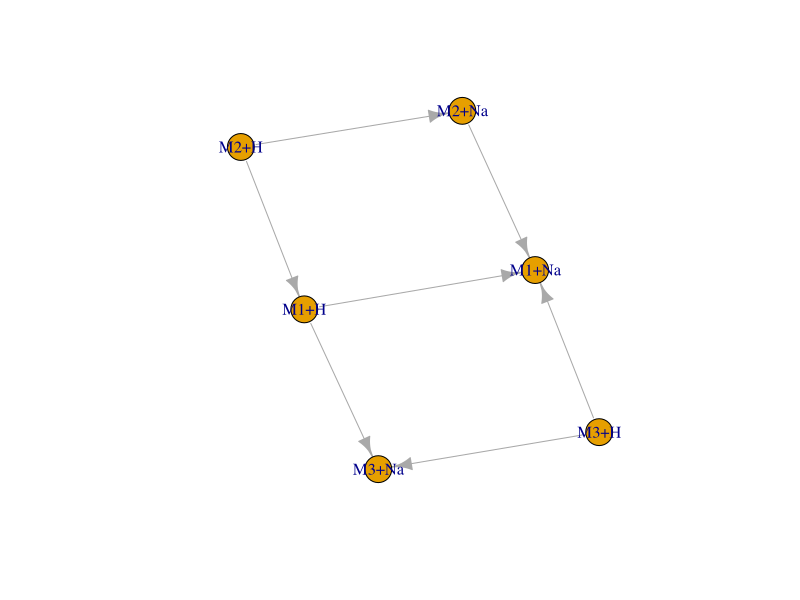
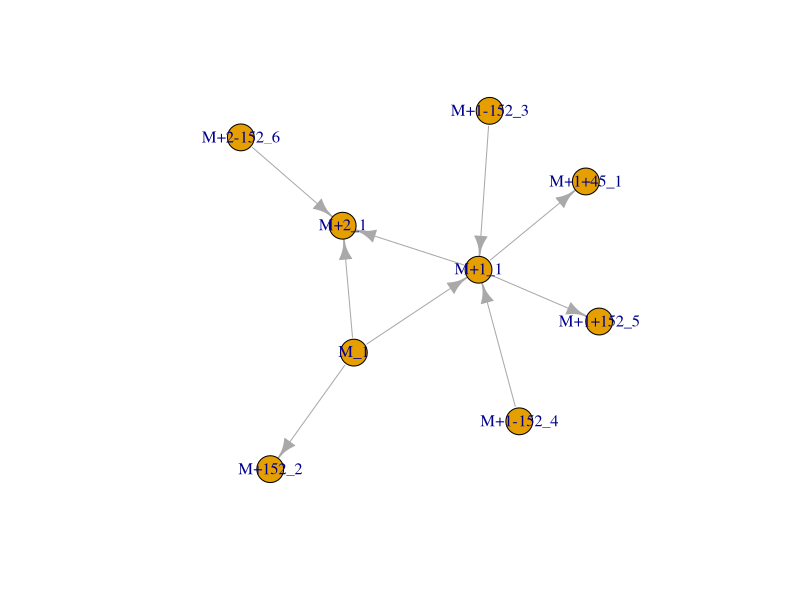
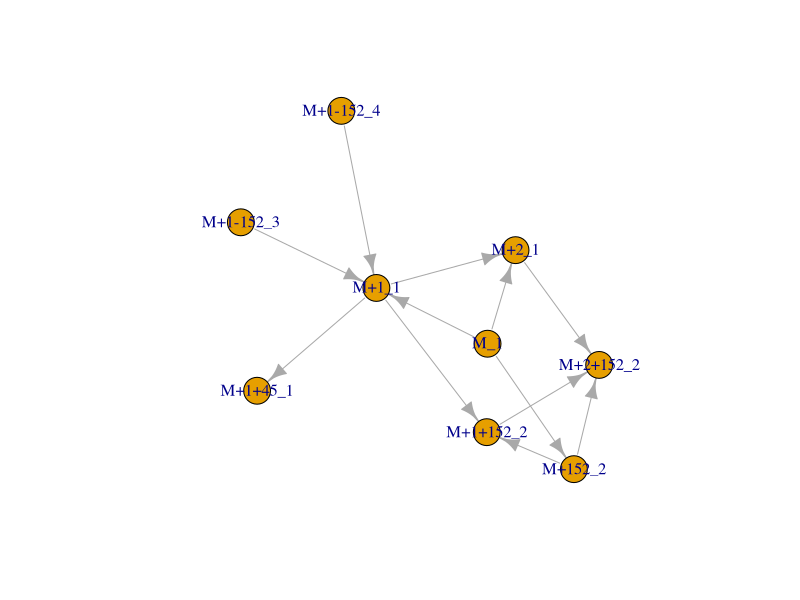
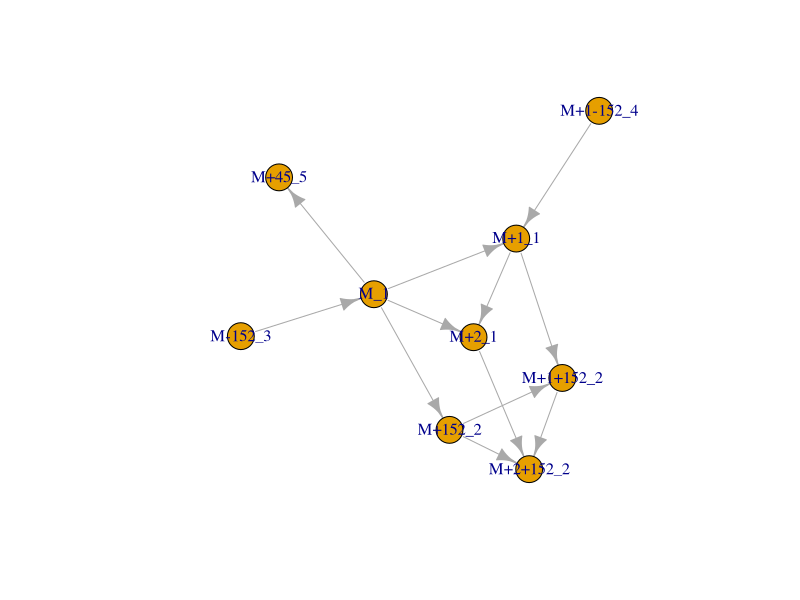
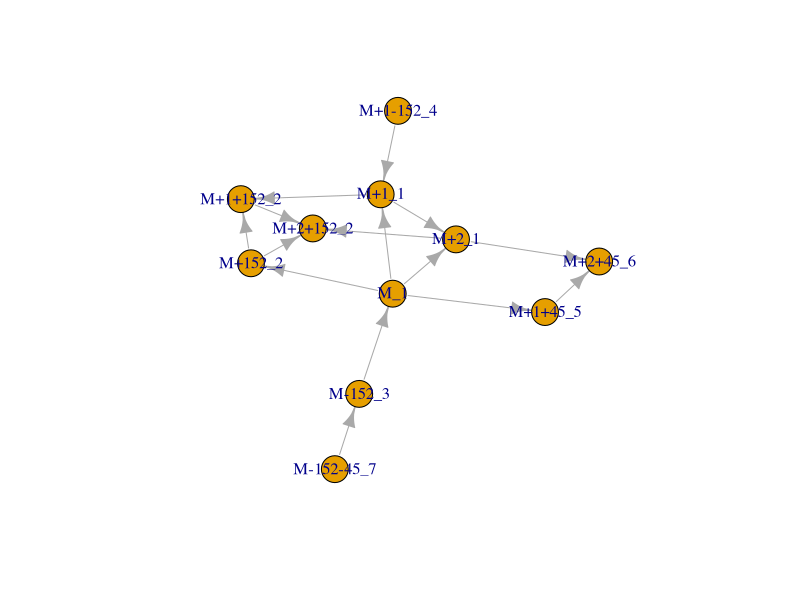
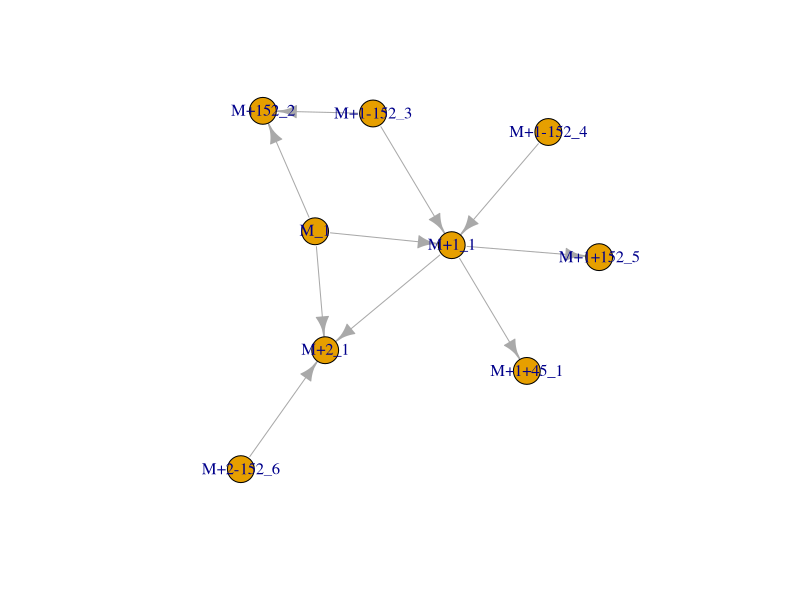

R code for these plots, in order: (Note: this script raises an error after producing the figures.)
## load igraph for visualization
library(igraph)

# define test examples
## example 1
mat_1 <- matrix(c(
    c(0, 1, 0, 0, 0, 1), ## M1+H
    c(0, 0, 0, 0, 0, 0), ## M1+Na
    c(1, 0, 0, 1, 0, 0), ## M2+H
    c(0, 1, 0, 0, 0, 0), ## M2+Na
    c(0, 1, 0, 0, 0, 1), ## M3+H
    c(0, 0, 0, 0, 0, 0)), ## M3+Na
    byrow = TRUE, ncol = 6, nrow = 6)
mat_1_transf <- matrix(c(
    c("",              "adduct_Na",     "", "",          "", "transf_gluc_F"), ## M1+H
    c("",              "",              "", "",          "", ""), ## M1+Na
    c("transf_gluc_T", "",              "", "adduct_Na", "", ""), ## M2+H
    c("",              "transf_gluc_T", "", "",          "", ""), ## M2+Na
    c("",              "transf_gluc_F", "",              "", "", "adduct_Na"), ## M3+H
    c("",              "",              "", "",          "", "")), ## M3+Na
    byrow = TRUE, ncol = 6, nrow = 6)
colnames(mat_1) <- c("M1+H", "M1+Na", "M2+H", "M2+Na", "M3+H", "M3+Na")
rownames(mat_1) <- colnames(mat_1)
rownames(mat_1_transf) <- colnames(mat_1_transf) <- colnames(mat_1)

net_mat_1 <- graph_from_adjacency_matrix(mat_1, mode = "directed")
plot(net_mat_1)

## example 2
mat_2 <- matrix(c(
    c(0, 1, 1, 0, 1, 0, 0, 0, 0), ## "M_1"
    c(0, 0, 1, 1, 0, 0, 0, 1, 0), ## "M+1_1"
    c(0, 0, 0, 0, 0, 0, 0, 0, 0), ## "M+2_1"
    c(0, 0, 0, 0, 0, 0, 0, 0, 0), ## "M+1+45_1"
    c(0, 0, 0, 0, 0, 0, 0, 0, 0), ## "M+152_2"
    c(0, 1, 0, 0, 0, 0, 0, 0, 0), ## "M+1-152_3"
    c(0, 1, 0, 0, 0, 0, 0, 0, 0), ## "M+1-152_4"
    c(0, 0, 0, 0, 0, 0, 0, 0, 0), ##"M+1+152_5"
    c(0, 0, 1, 0, 0, 0, 0, 0, 0)), ## "M+2-152_6"
    byrow = TRUE, ncol = 9, nrow = 9)
mat_2_transf <- matrix(c(
    c("", "adduct_isotopic+1", "adduct_isotopic+2", "",          "transf_152", "", "", "",           ""), ## "M_1"
    c("", "",                  "adduct_isotopic+1", "transf_45", "",           "", "", "transf_152", ""), ## "M+1_1"
    c("", "",                  "",                  "",          "",           "", "", "",           ""), ## "M+2_1"
    c("", "",                  "",                  "",          "",           "", "", "",           ""), ## "M+1+45_1"
    c("", "",                  "",                  "",          "",           "", "", "",           ""), ## "M+152_2"
    c("", "transf_152",        "",                  "",          "",           "", "", "",           ""), ## "M+1-152_3"
    c("", "transf_152",        "",                  "",          "",           "", "", "",           ""), ## "M+1-152_4"
    c("", "",                  "",                  "",          "",           "", "", "",           ""), ##"M+1+152_5"
    c("", "",                  "transf_152",        "",          "",           "", "", "",           "")), ## "M+2-152_6"
    byrow = TRUE, ncol = 9, nrow = 9)
colnames(mat_2) <- c("M_1", "M+1_1", "M+2_1", "M+1+45_1", "M+152_2", "M+1-152_3", "M+1-152_4", "M+1+152_5", "M+2-152_6")
rownames(mat_2) <- colnames(mat_2)
colnames(mat_2_transf) <- rownames(mat_2_transf) <- colnames(mat_2)
net_mat_2 <- graph_from_adjacency_matrix(mat_2, mode = "directed")
plot(net_mat_2)

## example 3 
mat_3 <- matrix(c(c(0, 1, 1, 0, 1, 0, 0, 0, 0), ## "M_1"
                  c(0, 0, 1, 1, 0, 0, 0, 1, 0), ## "M+1_1"
                  c(0, 0, 0, 0, 0, 0, 0, 0, 1), ## "M+2_1"
                  c(0, 0, 0, 0, 0, 0, 0, 0, 0), ## "M+1+45_1"
                  c(0, 0, 0, 0, 0, 0, 0, 1, 1), ## "M+152_2"
                  c(0, 1, 0, 0, 0, 0, 0, 0, 0), ## "M+1-152_3"
                  c(0, 1, 0, 0, 0, 0, 0, 0, 0), ## "M+1-152_4"
                  c(0, 0, 0, 0, 0, 0, 0, 0, 1), ##"M+1+152_2"
                  c(0, 0, 0, 0, 0, 0, 0, 0, 0)), ## "M+2_2"
                byrow = TRUE, ncol = 9, nrow = 9)
mat_3_transf <- matrix(c(
    c("", "adduct_isotopic+1", "adduct_isotopic+2", "",          "transf_152", "", "", "",           ""), ## "M_1"
    c("", "",                  "adduct_isotopic+1", "transf_45", "",           "", "", "transf_152", ""), ## "M+1_1"
    c("", "",                  "",                  "",          "",           "", "", "",           "transf_152"), ## "M+2_1"
    c("", "",                  "",                  "",          "",           "", "", "",           ""), ## "M+1+45_1"
    c("", "",                  "",                  "",          "",           "", "", "adduct_isotopic+1", "adduct_isotopic+2"), ## "M+152_2"
    c("", "transf_152",        "",                  "",          "",           "", "", "",           ""), ## "M+1-152_3"
    c("", "transf_152",        "",                  "",          "",           "", "", "",           ""), ## "M+1-152_4"
    c("", "",                  "",                  "",          "",           "", "", "",           "adduct_isotopic+1"), ##"M+1+152_2"
    c("", "",                  "",                  "",          "",           "", "", "",           "")), ## "M+2+152_2"
    byrow = TRUE, ncol = 9, nrow = 9)
colnames(mat_3) <- c("M_1", "M+1_1", "M+2_1", "M+1+45_1", "M+152_2", "M+1-152_3", "M+1-152_4", "M+1+152_2", "M+2+152_2")
rownames(mat_3) <- colnames(mat_3)
colnames(mat_3_transf) <- rownames(mat_3_transf) <- colnames(mat_3)
net_mat_3 <- graph_from_adjacency_matrix(mat_3, mode = "directed")
plot(net_mat_3)

## example 4
mat_4 <- matrix(c(c(0, 1, 1, 1, 1, 0, 0, 0, 0), ## "M_1"
                  c(0, 0, 1, 0, 0, 0, 0, 1, 0), ## "M+1_1"
                  c(0, 0, 0, 0, 0, 0, 0, 0, 1), ## "M+2_1"
                  c(0, 0, 0, 0, 0, 0, 0, 0, 0), ## "M+45_5"
                  c(0, 0, 0, 0, 0, 0, 0, 1, 1), ## "M+152_2"
                  c(1, 0, 0, 0, 0, 0, 0, 0, 0), ## "M+1-152_3"
                  c(0, 1, 0, 0, 0, 0, 0, 0, 0), ## "M+1-152_4"
                  c(0, 0, 0, 0, 0, 0, 0, 0, 1), ##"M+1+152_2"
                  c(0, 0, 0, 0, 0, 0, 0, 0, 0)), ## "M+2_2"
                byrow = TRUE, ncol = 9, nrow = 9)
mat_4_transf <- matrix(c(
    c("",           "adduct_isotopic+1", "adduct_isotopic+2", "transf_45", "transf_152", "", "", "",                  ""), ## "M_1"
    c("",           "",                  "adduct_isotopic+1", "",          "",           "", "", "transf_152",        ""), ## "M+1_1"
    c("",           "",                  "",                  "",          "",           "", "", "",                  "transf_152"), ## "M+2_1"
    c("",           "",                  "",                  "",          "",           "", "", "",                  ""), ## "M+45_5"
    c("",           "",                  "",                  "",          "",           "", "", "adduct_isotopic+1", "adduct_isotopic+2"), ## "M+152_2"
    c("transf_152", "",                  "",                  "",          "",           "", "", "",                  ""), ## "M-152_3"
    c("",           "transf_152",        "",                  "",          "",           "", "", "",                  ""), ## "M+1-152_4"
    c("",           "",                  "",                  "",          "",           "", "", "",                  "adduct_isotopic+1"), ##"M+1+152_2"
    c("",           "",                  "",                  "",          "",           "", "", "",                  "")), ## "M+2+152_2"
    byrow = TRUE, ncol = 9, nrow = 9)
colnames(mat_4) <- c("M_1", "M+1_1", "M+2_1", "M+45_5", "M+152_2", "M-152_3", "M+1-152_4", "M+1+152_2", "M+2+152_2")
rownames(mat_4) <- colnames(mat_4)
colnames(mat_4_transf) <- rownames(mat_4_transf) <- colnames(mat_4)
net_mat_4 <- graph_from_adjacency_matrix(mat_4, mode = "directed")
plot(net_mat_4)

## example 5
mat_5 <- matrix(c(
    c(0, 1, 1, 1, 1, 0, 0, 0, 0, 0, 0), ## "M_1"
    c(0, 0, 1, 0, 0, 0, 0, 1, 0, 0, 0), ## "M+1_1"
    c(0, 0, 0, 0, 0, 0, 0, 0, 1, 1, 0), ## "M+2_1"
    c(0, 0, 0, 0, 0, 0, 0, 0, 0, 1, 0), ## "M+45_5"
    c(0, 0, 0, 0, 0, 0, 0, 1, 1, 0, 0), ## "M+152_2"
    c(1, 0, 0, 0, 0, 0, 0, 0, 0, 0, 0), ## "M+1-152_3"
    c(0, 1, 0, 0, 0, 0, 0, 0, 0, 0, 0), ## "M+1-152_4"
    c(0, 0, 0, 0, 0, 0, 0, 0, 1, 0, 0), ##"M+1+152_2"
    c(0, 0, 0, 0, 0, 0, 0, 0, 0, 0, 0), ## "M+2_2"
    c(0, 0, 0, 0, 0, 0, 0, 0, 0, 0, 0), ## "M+2+45_6"
    c(0, 0, 0, 0, 0, 1, 0, 0, 0, 0, 0)), ## "M-152-45_7"
    byrow = TRUE, ncol = 11, nrow = 11)
mat_5_transf <- matrix(c(
    c("",           "adduct_isotopic+1", "adduct_isotopic+2", "transf_45", "transf_152", "",          "", "",                  "",                  "",                  ""), ## "M_1"
    c("",           "",                  "adduct_isotopic+1", "",          "",           "",          "", "transf_152",        "",                  "",                  ""), ## "M+1_1"
    c("",           "",                  "",                  "",          "",           "",          "", "",                  "transf_152",        "transf_45",         ""), ## "M+2_1"
    c("",           "",                  "",                  "",          "",           "",          "", "",                  "",                  "adduct_isotopic+2", ""), ## "M+45_5"
    c("",           "",                  "",                  "",          "",           "",          "", "adduct_isotopic+1", "adduct_isotopic+2", "",                  ""), ## "M+152_2"
    c("transf_152", "",                  "",                  "",          "",           "",          "", "",                  "",                  "",                  ""), ## "M-152_3"
    c("",           "transf_152",        "",                  "",          "",           "",          "", "",                  "",                  "",                  ""), ## "M+1-152_4"
    c("",           "",                  "",                  "",          "",           "",          "", "",                  "adduct_isotopic+1", "",                  ""), ##"M+1+152_2"
    c("",           "",                  "",                  "",          "",           "",          "", "",                  "",                  "",                  ""),## "M+2+152_2"
    c("",           "",                  "",                  "",          "",           "",          "", "",                  "",                  "",                  ""), ## "M+2+45_6"
    c("",           "",                  "",                  "",          "",           "transf_45", "", "",                  "",                  "",                  "")), ## "M-152-45_7"
    byrow = TRUE, ncol = 11, nrow = 11)
colnames(mat_5) <- c("M_1", "M+1_1", "M+2_1", "M+1+45_5", "M+152_2", "M-152_3", "M+1-152_4", "M+1+152_2", "M+2+152_2", "M+2+45_6", "M-152-45_7")
rownames(mat_5) <- colnames(mat_5)
colnames(mat_5_transf) <- rownames(mat_5_transf) <- colnames(mat_5)
net_mat_5 <- graph_from_adjacency_matrix(mat_5, mode = "directed")
plot(net_mat_5)

## example 6
mat_6 <- matrix(c(
    c(0, 1, 1, 0, 1, 0, 0, 0, 0), ## "M_1"
    c(0, 0, 1, 1, 0, 0, 0, 1, 0), ## "M+1_1"
    c(0, 0, 0, 0, 0, 0, 0, 0, 0), ## "M+2_1"
    c(0, 0, 0, 0, 0, 0, 0, 0, 0), ## "M+1+45_1"
    c(0, 0, 0, 0, 0, 0, 0, 0, 0), ## "M+152_2"
    c(0, 1, 0, 0, 1, 0, 0, 0, 0), ## "M+1-152_3"
    c(0, 1, 0, 0, 0, 0, 0, 0, 0), ## "M+1-152_4"
    c(0, 0, 0, 0, 0, 0, 0, 0, 0), ##"M+1+152_5"
    c(0, 0, 1, 0, 0, 0, 0, 0, 0)), ## "M+2-152_6"
    byrow = TRUE, ncol = 9, nrow = 9)

mat_6_transf <- matrix(c(
    c("", "adduct_isotopic+1", "adduct_isotopic+2", "",          "transf_152", "", "", "",           ""), ## "M_1"
    c("", "",                  "adduct_isotopic+1", "transf_45", "",           "", "", "transf_152", ""), ## "M+1_1"
    c("", "",                  "",                  "",          "",           "", "", "",           ""), ## "M+2_1"
    c("", "",                  "",                  "",          "",           "", "", "",           ""), ## "M+1+45_1"
    c("", "",                  "",                  "",          "",           "", "", "",           ""), ## "M+152_2"
    c("", "transf_152",        "",                  "",          "transf_304", "", "", "",           ""), ## "M+1-152_3"
    c("", "transf_152",        "",                  "",          "",           "", "", "",           ""), ## "M+1-152_4"
    c("", "",                  "",                  "",          "",           "", "", "",           ""), ##"M+1+152_5"
    c("", "",                  "transf_152",        "",          "",           "", "", "",           "")), ## "M+2-152_6"
    byrow = TRUE, ncol = 9, nrow = 9)
colnames(mat_6) <- c("M_1", "M+1_1", "M+2_1", "M+1+45_1", "M+152_2", "M+1-152_3", "M+1-152_4", "M+1+152_5", "M+2-152_6")
rownames(mat_6) <- colnames(mat_6)
colnames(mat_6_transf) <- rownames(mat_6_transf) <- colnames(mat_6)
net_mat_6 <- graph_from_adjacency_matrix(mat_6, mode = "directed")
plot(net_mat_6)

## apply functions and perform tests
## example 1
mat_l <- list(mat_1, mat_1_transf)
mat_rem <- removeFalseLinksCircular(mat_l)
mat_rem <- removeFalseLinksAdducts(mat_rem)
plot(graph_from_adjacency_matrix(mat_l[[1]], mode = "directed"))
plot(graph_from_adjacency_matrix(mat_rem[[1]], mode = "directed"))
mat_rem <- removeFalseLinksAdducts(mat_l)
mat_rem <- removeFalseLinksCircular(mat_rem)
plot(graph_from_adjacency_matrix(mat_rem[[1]], mode = "directed"))

## should result in M1+H->M1+Na, M2+H->M2+Na, M2+H->M1+H, M2+Na->M1+Na, M3+H->M3+Na
mat_res_num_1 <- matrix(c(
    c(0, 1, 0, 0, 0, 0),
    c(0, 0, 0, 0, 0, 0),
    c(1, 0, 0, 1, 0, 0),
    c(0, 1, 0, 0, 0, 0),
    c(0, 0, 0, 0, 0, 1),
    c(0, 0, 0, 0, 0, 0)),
    byrow = TRUE, ncol = 6, nrow = 6)

mat_res_char_1 <- matrix(c(
    c("",              "adduct_Na",     "",   "",          "",   ""),
    c("",              "",              "",   "",          "",   ""),
    c("transf_gluc_T", "",              "",   "adduct_Na", "",   ""),
    c("",              "transf_gluc_T", "",   "",          "",   ""),
    c("",              "",              "",   "",          "",   "adduct_Na"),
    c("",              "",              "",   "",          "",   "")),
    byrow = TRUE, ncol = 6, nrow = 6)

library(testthat)
expect_true(all(mat_rem[[1]] == mat_res_num_1))
expect_true(all(mat_rem[[2]] == mat_res_char_1))

# example 2 
mat_l <- list(mat_2, mat_2_transf)
mat_rem <- removeFalseLinksAdducts(mat_l)
mat_rem <- removeFalseLinksCircular(mat_rem)
plot(graph_from_adjacency_matrix(mat_l[[1]], mode = "directed"))
plot(graph_from_adjacency_matrix(mat_rem[[1]], mode = "directed")) 

## should only result in link between M_1->M+152_2, M_1-> M_2, M_1_M_3, M_2->M_3, M+1-152_3->M+152_2
mat_res_num_2 <- matrix(c(
    c(0, 1, 1, 0, 1, 0, 0, 0, 0),
    c(0, 0, 1, 0, 0, 0, 0, 0, 0),
    c(0, 0, 0, 0, 0, 0, 0, 0, 0),
    c(0, 0, 0, 0, 0, 0, 0, 0, 0),
    c(0, 0, 0, 0, 0, 0, 0, 0, 0),
    c(0, 0, 0, 0, 0, 0, 0, 0, 0),
    c(0, 0, 0, 0, 0, 0, 0, 0, 0),
    c(0, 0, 0, 0, 0, 0, 0, 0, 0),
    c(0, 0, 0, 0, 0, 0, 0, 0, 0)),
    byrow = TRUE, ncol = 9, nrow = 9)

mat_res_char_2 <- matrix(c(
    c("", "adduct_isotopic+1", "adduct_isotopic+2", "", "transf_152", "", "", "", ""),
    c("", "",                  "adduct_isotopic+1", "", "",           "", "", "", ""),
    c("", "",                  "",                  "", "",           "", "", "", ""),
    c("", "",                  "",                  "", "",           "", "", "", ""),
    c("", "",                  "",                  "", "",           "", "", "", ""),
    c("", "",                  "",                  "", "",           "", "", "", ""),
    c("", "",                  "",                  "", "",           "", "", "", ""),
    c("", "",                  "",                  "", "",           "", "", "", ""),
    c("", "",                  "",                  "", "",           "", "", "", "")),
    byrow = TRUE, ncol = 9, nrow = 9)

expect_true(all(mat_rem[[1]] == mat_res_num_2))
expect_true(all(mat_rem[[2]] == mat_res_char_2))

## example 3
mat_l <- list(mat_3, mat_3_transf)
mat_rem <- removeFalseLinksAdducts(mat_l)
mat_rem <- removeFalseLinksCircular(mat_rem)
plot(graph_from_adjacency_matrix(mat_3), mode = "directed")
plot(graph_from_adjacency_matrix(mat_rem[[1]], mode = "directed"))

## should result in links M_1->M+1_1, M_1->M+2_1, M+1_1->M+2_1,
## M+152_2->M+1+152_2, M+152_2->M+2+152_2, M+1+152_2->M+2+152_2, M_1->M+152_2,
## M+1_1->M+1+152_2, M+2_1->M+2+152_2
mat_res_num_3 <- matrix(c(
    c(0, 1, 1, 0, 1, 0, 0, 0, 0),
    c(0, 0, 1, 0, 0, 0, 0, 1, 0),
    c(0, 0, 0, 0, 0, 0, 0, 0, 1),
    c(0, 0, 0, 0, 0, 0, 0, 0, 0),
    c(0, 0, 0, 0, 0, 0, 0, 1, 1),
    c(0, 0, 0, 0, 0, 0, 0, 0, 0),
    c(0, 0, 0, 0, 0, 0, 0, 0, 0),
    c(0, 0, 0, 0, 0, 0, 0, 0, 1),
    c(0, 0, 0, 0, 0, 0, 0, 0, 0)),
    byrow = TRUE, ncol = 9, nrow = 9)
mat_res_char_3 <- matrix(c(
    c("", "adduct_isotopic+1", "adduct_isotopic+2", "", "transf_152", "", "", "",                 ""),
    c("", "",                  "adduct_isotopic+1", "", "",           "", "", "transf_152",       ""),
    c("", "",                  "",                  "", "",           "", "", "",                 "transf_152"),
    c("", "",                  "",                  "", "",           "", "", "",                  ""),
    c("", "",                  "",                  "", "",           "", "", "adduct_isotopic+1", "adduct_isotopic+2"),
    c("", "",                  "",                  "", "",           "", "", "",                  ""),
    c("", "",                  "",                  "", "",           "", "", "",                  ""),
    c("", "",                  "",                  "", "",           "", "", "",                  "adduct_isotopic+1"),
    c("", "",                  "",                  "", "",           "", "", "",                  "")),
    byrow = TRUE, ncol = 9, nrow = 9)

expect_true(all(mat_rem[[1]] == mat_res_num_3))
expect_true(all(mat_rem[[2]] == mat_res_char_3))

## example 4
mat_l <- list(mat_4, mat_4_transf)
mat_rem <- removeFalseLinksAdducts(mat_l)
mat_rem <- removeFalseLinksCircular(mat_rem)
plot(graph_from_adjacency_matrix(mat_4), mode = "directed")
plot(graph_from_adjacency_matrix(mat_rem[[1]], mode = "directed"))

## should result in M_1->M+1_1, M_1->M+2_1, M+1_1->M+2_1, M+152_2->M+1+152_2,
## M+152_2->M+2+152_2, M+1+152_2->M+2+152_2, M_1->M+152_2, M+1_1->M+1+152_2,
## M+2_1->M+2+152_2, M_1->M+45_5, M-152_3->M_1
mat_res_num_4 <- matrix(c(
    c(0, 1, 1, 1, 1, 0, 0, 0, 0),
    c(0, 0, 1, 0, 0, 0, 0, 1, 0),
    c(0, 0, 0, 0, 0, 0, 0, 0, 1),
    c(0, 0, 0, 0, 0, 0, 0, 0, 0),
    c(0, 0, 0, 0, 0, 0, 0, 1, 1),
    c(1, 0, 0, 0, 0, 0, 0, 0, 0),
    c(0, 0, 0, 0, 0, 0, 0, 0, 0),
    c(0, 0, 0, 0, 0, 0, 0, 0, 1),
    c(0, 0, 0, 0, 0, 0, 0, 0, 0)),
    byrow = TRUE, ncol = 9, nrow = 9)

mat_res_char_4 <- matrix(c(
    c("",           "adduct_isotopic+1", "adduct_isotopic+2", "transf_45", "transf_152", "", "", "",                 ""),
    c("",           "",                  "adduct_isotopic+1", "",          "",           "", "", "transf_152",       ""),
    c("",           "",                  "",                  "",          "",           "", "", "",                 "transf_152"),
    c("",           "",                  "",                  "",          "",           "", "", "",                  ""),
    c("",           "",                  "",                  "",          "",           "", "", "adduct_isotopic+1", "adduct_isotopic+2"),
    c("transf_152", "",                  "",                  "",          "",           "", "", "",                  ""),
    c("",           "",                  "",                  "",          "",           "", "", "",                  ""),
    c("",           "",                  "",                  "",          "",           "", "", "",                  "adduct_isotopic+1"),
    c("",           "",                  "",                  "",          "",           "", "", "",                  "")),
    byrow = TRUE, ncol = 9, nrow = 9)

expect_true(all(mat_rem[[1]] == mat_res_num_4))
expect_true(all(mat_rem[[2]] == mat_res_char_4))

## example 5
mat_l <- list(mat_5, mat_5_transf)
mat_rem <- removeFalseLinksAdducts(mat_l)
mat_rem <- removeFalseLinksCircular(mat_rem)
plot(graph_from_adjacency_matrix(mat_5), mode = "directed")
plot(graph_from_adjacency_matrix(mat_rem[[1]], mode = "directed"))

mat_res_num_5 <- matrix(c(
    c(0, 1, 1, 1, 1, 0, 0, 0, 0, 0, 0),
    c(0, 0, 1, 0, 0, 0, 0, 1, 0, 0, 0),
    c(0, 0, 0, 0, 0, 0, 0, 0, 1, 1, 0),
    c(0, 0, 0, 0, 0, 0, 0, 0, 0, 1, 0),
    c(0, 0, 0, 0, 0, 0, 0, 1, 1, 0, 0),
    c(1, 0, 0, 0, 0, 0, 0, 0, 0, 0, 0),
    c(0, 0, 0, 0, 0, 0, 0, 0, 0, 0, 0),
    c(0, 0, 0, 0, 0, 0, 0, 0, 1, 0, 0),
    c(0, 0, 0, 0, 0, 0, 0, 0, 0, 0, 0),
    c(0, 0, 0, 0, 0, 0, 0, 0, 0, 0, 0),
    c(0, 0, 0, 0, 0, 1, 0, 0, 0, 0, 0)),
    byrow = TRUE, ncol = 11, nrow = 11)

mat_res_char_5 <- matrix(c(
    c("",           "adduct_isotopic+1", "adduct_isotopic+2", "transf_45", "transf_152", "",          "", "",                  "",                  "",                  ""),
    c("",           "",                  "adduct_isotopic+1", "",          "",           "",          "", "transf_152",        "",                  "",                  ""),
    c("",           "",                  "",                  "",          "",           "",          "", "",                  "transf_152",        "transf_45",         ""),
    c("",           "",                  "",                  "",          "",           "",          "", "",                  "",                  "adduct_isotopic+2", ""),
    c("",           "",                  "",                  "",          "",           "",          "", "adduct_isotopic+1", "adduct_isotopic+2", "",                  ""),
    c("transf_152", "",                  "",                  "",          "",           "",          "", "",                  "",                  "",                  ""),
    c("",           "",                  "",                  "",          "",           "",          "", "",                  "",                  "",                  ""),
    c("",           "",                  "",                  "",          "",           "",          "", "",                  "adduct_isotopic+1", "",                  ""),
    c("",           "",                  "",                  "",          "",           "",          "", "",                  "",                  "",                  ""),
    c("",           "",                  "",                  "",          "",           "",          "", "",                  "",                  "",                  ""),
    c("",           "",                  "",                  "",          "",           "transf_45", "", "",                  "",                  "",                  "")),
    byrow = TRUE, ncol = 11, nrow = 11)

expect_true(all(mat_res_num_5 == mat_rem[[1]]))
expect_true(all(mat_res_char_5 == mat_rem[[2]]))

## example 6
mat_l <- list(mat_6, mat_6_transf)
mat_rem <- removeFalseLinksAdducts(mat_l)
mat_rem <- removeFalseLinksCircular(mat_rem)
plot(graph_from_adjacency_matrix(mat_6), mode = "directed")
plot(graph_from_adjacency_matrix(mat_rem[[1]], mode = "directed"))

## results in M1-> M1+1, M1-> M2+1, M1-> M+152, M+1-152->M+152
mat_res_num_6 <- matrix(c(
    c(0, 1, 1, 0, 1, 0, 0, 0, 0),
    c(0, 0, 1, 0, 0, 0, 0, 0, 0),
    c(0, 0, 0, 0, 0, 0, 0, 0, 0),
    c(0, 0, 0, 0, 0, 0, 0, 0, 0),
    c(0, 0, 0, 0, 0, 0, 0, 0, 0),
    c(0, 0, 0, 0, 1, 0, 0, 0, 0),
    c(0, 0, 0, 0, 0, 0, 0, 0, 0),
    c(0, 0, 0, 0, 0, 0, 0, 0, 0),
    c(0, 0, 0, 0, 0, 0, 0, 0, 0)), 
    byrow = TRUE, ncol = 9, nrow = 9)

## transf_304 does not make chemically sense, it is just here to check the 
## correctness of the function
mat_res_char_6 <- matrix(c(
    c("", "adduct_isotopic+1", "adduct_isotopic+2", "", "transf_152", "", "", "", ""),
    c("", "",                  "adduct_isotopic+1", "", "",           "", "", "", ""),
    c("", "",                  "",                  "", "",           "", "", "", ""),
    c("", "",                  "",                  "", "",           "", "", "", ""),
    c("", "",                  "",                  "", "",           "", "", "", ""),
    c("", "",                  "",                  "", "transf_304", "", "", "", ""),      
    c("", "",                  "",                  "", "",           "", "", "", ""),
    c("", "",                  "",                  "", "",           "", "", "", ""),
    c("", "",                  "",                  "", "",           "", "", "", "")),
    byrow = TRUE, ncol = 9, nrow = 9)

expect_true(all(mat_rem[[1]] == mat_res_num_6))
expect_true(all(mat_rem[[2]] == mat_res_char_6))
